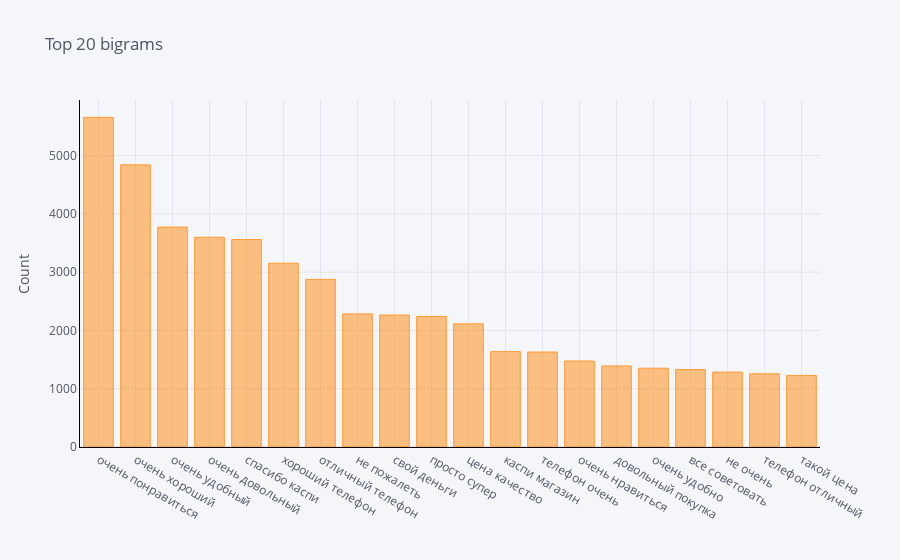

Notebook source saved alongside this figure:
### Code cell
top_cleaned_ngrams.groupby('review').sum()['count'].sort_values(ascending=False).iplot(
    kind='bar', yTitle='Count', linecolor='black', title='Top 20 bigrams')

### Figure 1 — Plotly figure (JSON) as saved in the notebook; plotly's stock layout.template omitted (floating-point values rounded to 4 significant figures)
{"data": [{"marker": {"color": "rgba(255, 153, 51, 0.6)", "line": {"color": "rgba(255, 153, 51, 1.0)", "width": 1}}, "name": "count", "orientation": "v", "text": "", "type": "bar", "x": ["очень понравиться", "очень хороший", "очень удобный", "очень довольный", "спасибо каспи", "хороший телефон", "отличный телефон", "не пожалеть", "свой деньги", "просто супер", "цена качество", "каспи магазин", "телефон очень", "очень нравиться", "довольный покупка", "очень удобно", "все советовать", "не очень", "телефон отличный", "такой цена"], "y": [5657, 4842, 3774, 3600, 3560, 3154, 2876, 2284, 2264, 2240, 2113, 1637, 1630, 1476, 1391, 1352, 1328, 1285, 1256, 1228]}], "layout": {"legend": {"bgcolor": "#F5F6F9", "font": {"color": "#4D5663"}}, "paper_bgcolor": "#F5F6F9", "plot_bgcolor": "#F5F6F9", "title": {"font": {"color": "#4D5663"}, "text": "Top 20 bigrams"}, "xaxis": {"gridcolor": "#E1E5ED", "linecolor": "black", "showgrid": true, "tickfont": {"color": "#4D5663"}, "title": {"font": {"color": "#4D5663"}, "text": ""}, "zerolinecolor": "#E1E5ED"}, "yaxis": {"gridcolor": "#E1E5ED", "linecolor": "black", "showgrid": true, "tickfont": {"color": "#4D5663"}, "title": {"font": {"color": "#4D5663"}, "text": "Count"}, "zerolinecolor": "#E1E5ED"}}}
